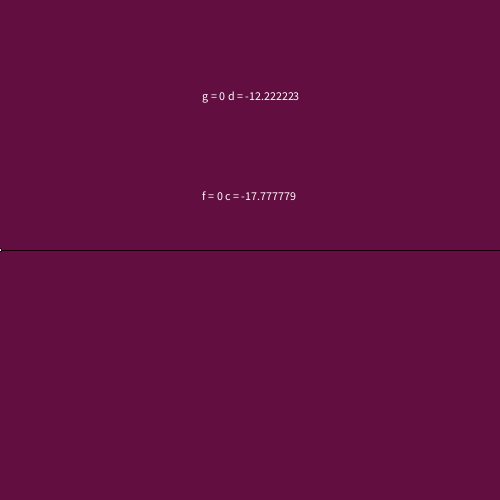
Frame 1 (no input)
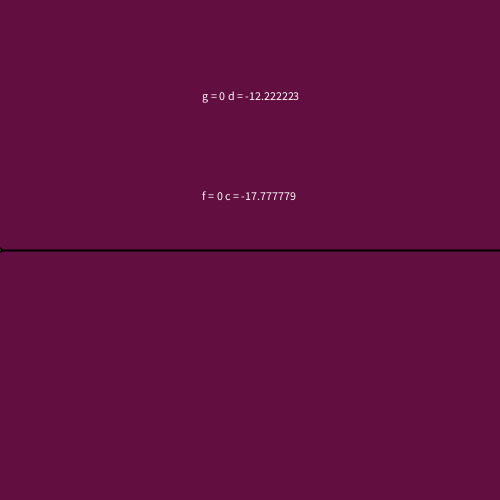
Frame 60 (the mouse pressed at the canvas centre just before this capture)
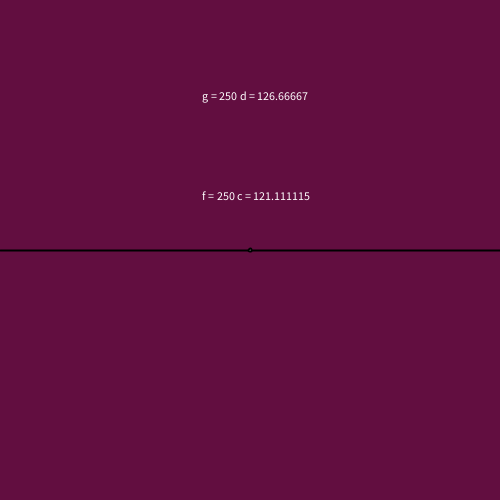
Frame 120 (the mouse held since frame 60 and released just before this capture)

The Processing sketch that drew these frames (run headless with seeded random() and noise(); from frame 60 on, the mouse is pressed at the canvas centre):

// Processing sketch: tempConverter
// ── tempConverter.pde
void setup() {
}
void settings() {
  size(500, 500);
}
void draw() {
  background(#620E40);
  line(0, 250, width, 250);
  ellipse(mouseX, 250, 3, 3);
  stroke(0);
  strokeWeight(2);
  text(" f = " + mouseX + " c = " + tempConverter(mouseX), 200, 200);
  text(" g = " + mouseX + " d = " + tempConverterNi(mouseX), 200, 100);
}
float tempConverter(float f) {
  float c = (f-32)*(5.0/9.0);
  return c;
}
float tempConverterNi(float g) {
  float d = (g-22)*(5.0/9.0);
  return d;
}
